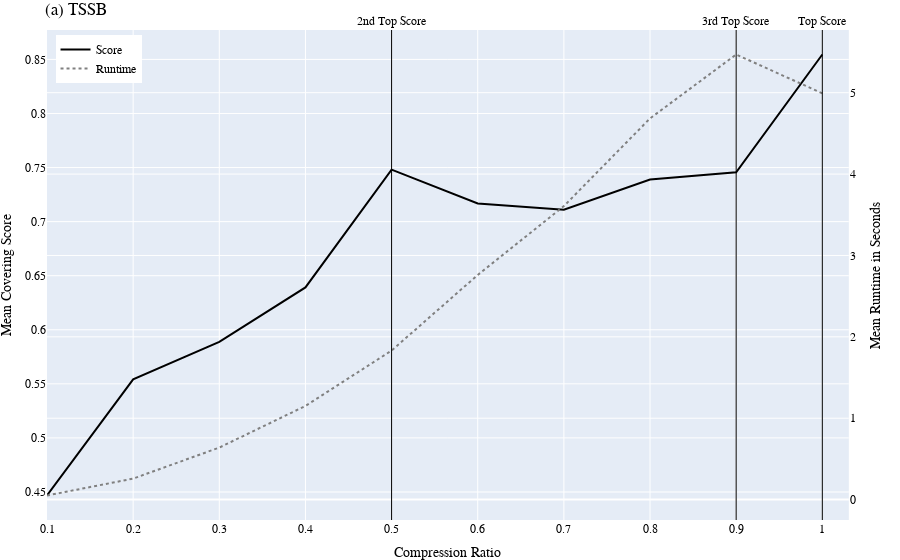

The notebook cell this image was saved under:
### Code cell
plot_clasp_per_compression(grouped_tssb_mean, title='(a) TSSB', y_title_pre='Mean', filepath="results/figures/mean_scores_runtimes_per_CR_TSSB.svg")

### Figure 1 — Plotly figure (JSON) as saved in the notebook; plotly's stock layout.template omitted (floating-point values rounded to 4 significant figures)
{"data": [{"line": {"color": "black", "width": 2}, "mode": "lines", "name": "Score", "type": "scatter", "x": [0.1, 0.2, 0.3, 0.4, 0.5, 0.6, 0.7, 0.8, 0.9, 1], "xaxis": "x", "y": [0.4467, 0.5542, 0.5887, 0.6392, 0.7481, 0.7168, 0.711, 0.739, 0.7457, 0.8545], "yaxis": "y"}, {"line": {"color": "grey", "dash": "dot", "width": 2}, "mode": "lines", "name": "Runtime", "type": "scatter", "x": [0.1, 0.2, 0.3, 0.4, 0.5, 0.6, 0.7, 0.8, 0.9, 1], "xaxis": "x", "y": [0.05015, 0.2577, 0.6392, 1.151, 1.831, 2.761, 3.606, 4.684, 5.47, 4.992], "yaxis": "y2"}], "layout": {"annotations": [{"showarrow": false, "text": "Top Score", "x": 1, "xanchor": "center", "xref": "x", "y": 1, "yanchor": "bottom", "yref": "y domain"}, {"showarrow": false, "text": "2nd Top Score", "x": 0.5, "xanchor": "center", "xref": "x", "y": 1, "yanchor": "bottom", "yref": "y domain"}, {"showarrow": false, "text": "3rd Top Score", "x": 0.9, "xanchor": "center", "xref": "x", "y": 1, "yanchor": "bottom", "yref": "y domain"}], "autosize": true, "font": {"color": "black", "family": "Arial", "size": 12}, "legend": {"x": 0.01, "xanchor": "left", "y": 0.99, "yanchor": "top"}, "margin": {"b": 0, "l": 0, "r": 0, "t": 30}, "shapes": [{"line": {"color": "black", "width": 1}, "type": "line", "x0": 1, "x1": 1, "xref": "x", "y0": 0, "y1": 1, "yref": "y domain"}, {"line": {"color": "black", "width": 1}, "type": "line", "x0": 0.5, "x1": 0.5, "xref": "x", "y0": 0, "y1": 1, "yref": "y domain"}, {"line": {"color": "black", "width": 1}, "type": "line", "x0": 0.9, "x1": 0.9, "xref": "x", "y0": 0, "y1": 1, "yref": "y domain"}], "title": {"text": "(a) TSSB"}, "xaxis": {"anchor": "y", "autorange": true, "domain": [0, 0.94], "range": [0.1, 1.027], "title": {"text": "Compression Ratio"}, "type": "linear"}, "yaxis": {"anchor": "x", "autorange": true, "domain": [0, 1], "range": [0.4241, 0.8772], "title": {"text": "Mean Covering Score"}, "type": "linear"}, "yaxis2": {"anchor": "x", "autorange": true, "overlaying": "y", "range": [-0.2509, 5.771], "side": "right", "title": {"text": "Mean Runtime in Seconds"}, "type": "linear"}}}
